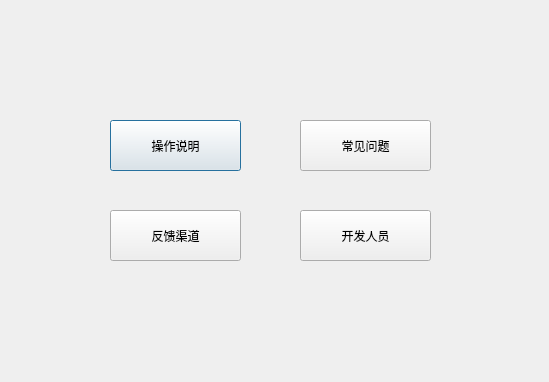
<?xml version="1.0" encoding="UTF-8"?>
<ui version="4.0">
 <class>shezhi</class>
 <widget class="QDialog" name="shezhi">
  <property name="geometry">
   <rect>
    <x>0</x>
    <y>0</y>
    <width>549</width>
    <height>382</height>
   </rect>
  </property>
  <property name="windowTitle">
   <string>Dialog</string>
  </property>
  <widget class="QLabel" name="label">
   <property name="geometry">
    <rect>
     <x>-90</x>
     <y>-30</y>
     <width>641</width>
     <height>431</height>
    </rect>
   </property>
   <property name="styleSheet">
    <string notr="true">background-image: url(:/new/prefix1/IMG_9262.JPG);</string>
   </property>
   <property name="text">
    <string>TextLabel</string>
   </property>
  </widget>
  <widget class="QPushButton" name="pushButton">
   <property name="geometry">
    <rect>
     <x>110</x>
     <y>120</y>
     <width>131</width>
     <height>51</height>
    </rect>
   </property>
   <property name="styleSheet">
    <string notr="true">font: 16pt &quot;方正姚体&quot;;</string>
   </property>
   <property name="text">
    <string>操作说明</string>
   </property>
  </widget>
  <widget class="QPushButton" name="pushButton_2">
   <property name="geometry">
    <rect>
     <x>300</x>
     <y>120</y>
     <width>131</width>
     <height>51</height>
    </rect>
   </property>
   <property name="styleSheet">
    <string notr="true">font: 16pt &quot;方正姚体&quot;;</string>
   </property>
   <property name="text">
    <string>常见问题</string>
   </property>
  </widget>
  <widget class="QPushButton" name="pushButton_3">
   <property name="geometry">
    <rect>
     <x>110</x>
     <y>210</y>
     <width>131</width>
     <height>51</height>
    </rect>
   </property>
   <property name="styleSheet">
    <string notr="true">font: 16pt &quot;方正姚体&quot;;</string>
   </property>
   <property name="text">
    <string>反馈渠道</string>
   </property>
  </widget>
  <widget class="QPushButton" name="pushButton_4">
   <property name="geometry">
    <rect>
     <x>300</x>
     <y>210</y>
     <width>131</width>
     <height>51</height>
    </rect>
   </property>
   <property name="styleSheet">
    <string notr="true">font: 16pt &quot;方正姚体&quot;;</string>
   </property>
   <property name="text">
    <string>开发人员</string>
   </property>
  </widget>
 </widget>
 <resources/>
 <connections/>
</ui>
